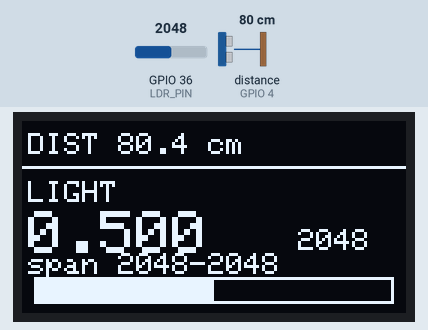
A sketch run on a simulated ESP32. On the bench: 128×64 one-colour display. Wiring (inferred from the names in the program): ultrasonic range finder: trigger GPIO 3; echo GPIO 4. Inputs (shaded band) come from the test bench; at power-on: distance to the obstacle (sensor on GPIO 4) 80 cm, GPIO 36 (LDR_PIN) = 2048 (analog values on the 0–4095 scale). The echo pulse lasts 58.3 µs per cm; what the sketch prints to the serial monitor is not drawn.

Above: at 4.4 s.
4.5 s: distance to the obstacle (sensor on GPIO 4) set to 2 cm
At 5.2 s:
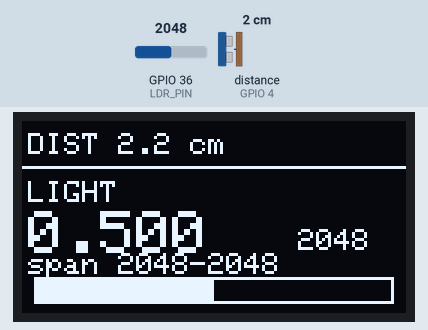
6.0 s: GPIO 36 (LDR_PIN) set to 2866
At 6.5 s:
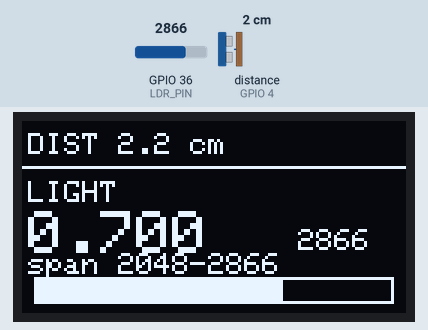
7.5 s: distance to the obstacle (sensor on GPIO 4) set to 4 cm
At 8.7 s:
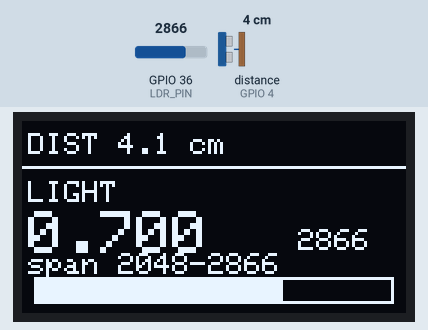
9.0 s: GPIO 36 (LDR_PIN) set to 3603
At 10.2 s:
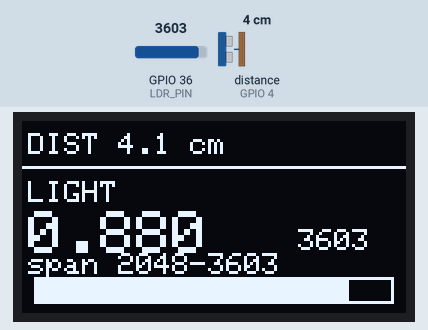
10.5 s: distance to the obstacle (sensor on GPIO 4) set to 9 cm
At 10.8 s:
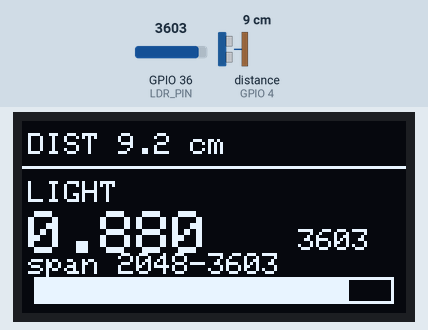
12.0 s: GPIO 36 (LDR_PIN) set to 4095
At 13.5 s:
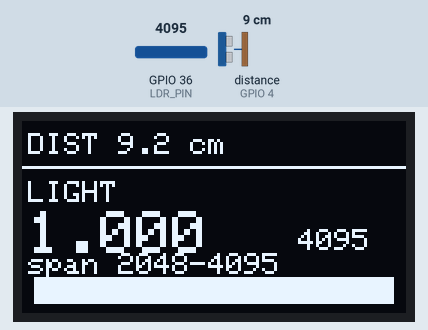
Timing chart, 0 to 14.6 s (numbered marks = the images above; inputs shaded):
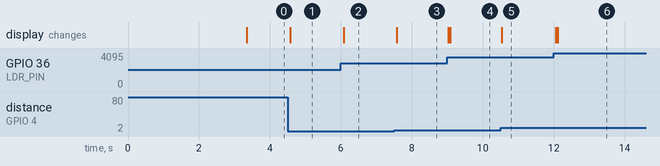

The sketch:

01_sensor_check.ino
```cpp
/*
 * M1 - Sensor check: distance + light, and the ADC/Wi-Fi coexistence test.
 *
 * Two jobs:
 *
 * 1. THE OWED TEST.  ESP32 ADC2 is claimed by the Wi-Fi radio, and this design
 *    runs SoftAP permanently, so the LDR must sit on ADC1.  M0 tried to check
 *    this but A0 was floating, so its 3994 -> 122 swing meant nothing.  With
 *    the LDR fitted there is a real signal, so the test is finally valid.
 *
 *    Rather than one before/after pair - which ambient light drift could fake -
 *    this toggles Wi-Fi off/on several times and compares. A genuine ADC2
 *    conflict shows as readings that collapse whenever the radio is up and
 *    recover when it is down, repeatably. Ambient drift does not do that.
 *
 * 2. Live distance + brightness on the OLED.
 *
 * Wiring: LDR 3V3 -> A0, 10k A0 -> GND.  HC-SR04 D2/D3 (divider), VCC VBUS.
 *         OLED A4/A5.
 */

#include <Wire.h>
#include <WiFi.h>
#include <Adafruit_GFX.h>
#include <Adafruit_SSD1306.h>

static const int LDR_PIN  = A0;
static const int TRIG_PIN = D2;
static const int ECHO_PIN = D3;

static const unsigned long WATCH_US    = 200000UL;
static const unsigned long MIN_ECHO_US = 116UL;
static const unsigned long MAX_ECHO_US = 25000UL;

static const char *AP_SSID = "LightGuide-Test";
static const char *AP_PASS = "probe12345";

Adafruit_SSD1306 display(128, 64, &Wire, -1);
static bool haveDisplay = false;

/* Running extremes, so the usable span can be read off after shading the LDR
 * and shining a light on it.  The span decides whether the contract's default
 * brightness tolerance (0.08 of full scale) is a meaningful amount of light or
 * lost in the noise - v1 shipped a 1k pulldown that used only 6% of the range
 * and badly weakened the channel. */
static int ldrMin = 4095, ldrMax = 0;

static int readLdrRaw() {
  long sum = 0;
  for (int i = 0; i < 16; i++) { sum += analogRead(LDR_PIN); delay(2); }
  return (int)(sum / 16);
}

static unsigned long ping() {
  digitalWrite(TRIG_PIN, LOW);
  delayMicroseconds(5);
  digitalWrite(TRIG_PIN, HIGH);
  delayMicroseconds(10);
  digitalWrite(TRIG_PIN, LOW);
  unsigned long t0 = micros();
  while (digitalRead(ECHO_PIN) == LOW) if (micros() - t0 > WATCH_US) return 0;
  unsigned long rise = micros();
  while (digitalRead(ECHO_PIN) == HIGH) if (micros() - rise > WATCH_US) break;
  return micros() - rise;
}

static float readCm() {
  unsigned long us = ping();
  if (us < MIN_ECHO_US || us > MAX_ECHO_US) return -1.0f;   // null, never 0
  return us / 58.0f;
}

static void coexistenceTest() {
  Serial.println();
  Serial.println(F("== ADC / WIFI COEXISTENCE (3 cycles)"));
  Serial.println(F("   cycle   wifi-OFF   wifi-AP    delta"));

  int worst = 0;
  for (int c = 1; c <= 3; c++) {
    WiFi.mode(WIFI_OFF);
    delay(400);
    int off = readLdrRaw();

    WiFi.mode(WIFI_AP);
    WiFi.softAP(AP_SSID, AP_PASS);
    delay(600);                       // let the radio settle
    int on = readLdrRaw();

    int d = on - off;
    if (abs(d) > abs(worst)) worst = d;

    Serial.print(F("     "));
    Serial.print(c);
    Serial.print(F("       "));
    Serial.print(off);
    Serial.print(F("       "));
    Serial.print(on);
    Serial.print(F("      "));
    Serial.println(d);
  }

  Serial.print(F("   worst delta: "));
  Serial.println(worst);
  if (abs(worst) < 150) {
    Serial.println(F("   PASS - ADC is unaffected by the radio. A0 is on ADC1."));
  } else {
    Serial.println(F("   FAIL - readings move with the radio. Suspect ADC2;"));
    Serial.println(F("   the LDR must move to an ADC1 pin before the brightness"));
    Serial.println(F("   channel can be trusted."));
  }
  Serial.println(F("   (AP left running, as it will be in the real firmware.)"));
}

static void draw(float cm, int raw, float norm) {
  if (!haveDisplay) return;
  display.clearDisplay();
  display.setTextColor(SSD1306_WHITE);

  display.setTextSize(1);
  display.setCursor(2, 4);
  display.print(F("DIST "));
  if (cm < 0) display.print(F("-- none"));
  else        { display.print(cm, 1); display.print(F(" cm")); }
  display.drawFastHLine(0, 15, 128, SSD1306_WHITE);

  display.setCursor(2, 20);
  display.print(F("LIGHT"));
  display.setTextSize(2);
  display.setCursor(2, 30);
  display.print(norm, 3);
  display.setTextSize(1);
  display.setCursor(92, 36);
  display.print(raw);
  display.setCursor(2, 44);
  display.print(F("span "));
  display.print(ldrMin);
  display.print('-');
  display.print(ldrMax);

  int w = (int)(norm * 120.0f);
  if (w < 1) w = 1;
  if (w > 120) w = 120;
  display.drawRect(4, 52, 120, 9, SSD1306_WHITE);
  display.fillRect(4, 52, w, 9, SSD1306_WHITE);
  display.display();
}

void setup() {
  Serial.begin(115200);
  unsigned long deadline = millis() + 4000;
  while (!Serial && millis() < deadline) delay(10);

  pinMode(TRIG_PIN, OUTPUT);
  pinMode(ECHO_PIN, INPUT);
  digitalWrite(TRIG_PIN, LOW);
  analogReadResolution(12);

  Wire.begin();
  haveDisplay = display.begin(SSD1306_SWITCHCAPVCC, 0x3C);

  Serial.println();
  Serial.println(F("##### M1 - sensor check #####"));
  Serial.print(F("LDR raw at boot: "));
  Serial.println(readLdrRaw());
  coexistenceTest();
  Serial.println();
  Serial.println(F("live: shade the LDR and move a hand in front of the sensor"));
}

void loop() {
  int raw = readLdrRaw();
  if (raw < ldrMin) ldrMin = raw;
  if (raw > ldrMax) ldrMax = raw;
  float norm = raw / 4095.0f;          // 0..1, as the device contract expects
  float cm = readCm();

  draw(cm, raw, norm);

  static unsigned long last = 0;
  if (millis() - last > 400) {
    last = millis();
    Serial.print(F("light raw "));
    Serial.print(raw);
    Serial.print(F(" ("));
    Serial.print(norm, 3);
    Serial.print(F(")   span "));
    Serial.print(ldrMin);
    Serial.print('-');
    Serial.print(ldrMax);
    Serial.print(F(" ("));
    Serial.print((ldrMax - ldrMin) * 100.0f / 4095.0f, 1);
    Serial.print(F("% of scale)   dist "));
    if (cm < 0) Serial.println(F("none"));
    else        { Serial.print(cm, 1); Serial.println(F(" cm")); }
  }
}
```

Measured:
- after the input at 4.5 s, the display: changes after 0.07 s (image 1)
- after the input at 6.0 s, the display: changes after 0.08 s (image 2)
- after the input at 7.5 s, the display: changes after 0.08 s (image 3)
- after the input at 9.0 s, the display: first changes at once (image 4 shows a later state)
- after the input at 10.5 s, the display: changes at once (image 5)
- after the input at 12.0 s, the display: first changes after 0.05 s (image 6 shows a later state)
